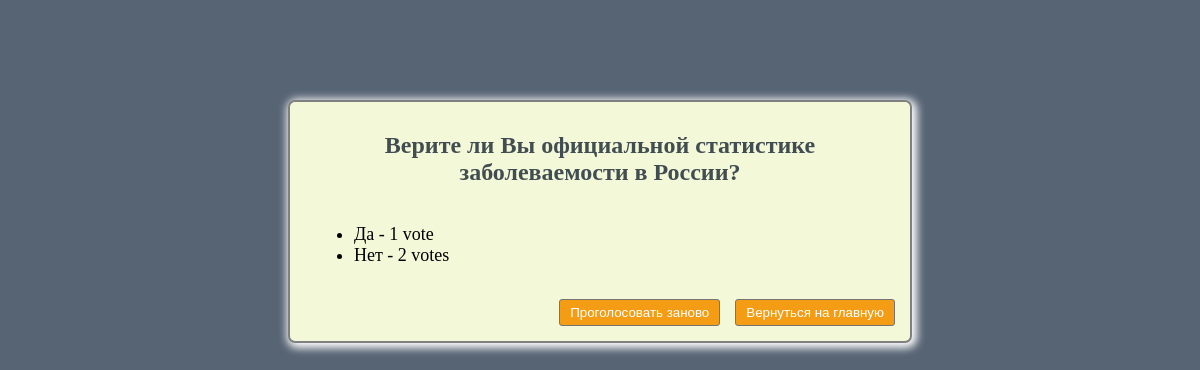
The page /polls/4/results/ on the database its author committed.
### polls/models.py (models this page shows, shortened)
class Question(models.Model):
    question_text = models.CharField(max_length=200)
    pub_date = models.DateTimeField('date published')

class Choice(models.Model):
    question = models.ForeignKey(Question, on_delete=models.CASCADE)
    choice_text = models.CharField(max_length=200)
    votes = models.IntegerField(default=0)

### polls/views.py (the view)
# urls.py: path('<int:pk>/results/', views.ResultsView.as_view(), name='results'),
class ResultsView(generic.DetailView):
    model = Question
    template_name = 'polls/results.html'

### polls/templates/polls/results.html (shortened to what this page needs)
<!DOCTYPE html>
<html lang="en">
<head>
    {% load static %}
    <link rel="stylesheet" type="text/css" href="{% static 'polls/style.css' %}">
</head>
<body class="body">
    <div class="center-div">
        <div class="title">
            <h2 class="header">{{ question.question_text }}</h2>
        </div>
        <ul class="ul-results">
            {% for choice in question.choice_set.all %}
                <li>{{ choice.choice_text }} - {{ choice.votes }} vote{{ choice.votes|pluralize }}</li>
            {% endfor %}
        </ul>
        <div class="btn-wrap">
            <a href="{% url 'polls:detail' question.id %}"><button type="submit" class="btn">Проголосовать заново</button></a>
            <a href="{% url 'polls:index' %}"><button type="submit" class="btn">Вернуться на главную</button></a>
        </div>
    </div>
</body>
</html>

### polls/static/polls/style.css (style rules this page uses)
.ul-results { padding-left: 64px; font-size: 18px; }
.header { padding: 0 15px; text-align: center; }
.body { background: #576474; }
.center-div { width: 620px; padding: 10px 0 15px; margin: 100px auto; background: #f3f8d9; box-shadow: 2px 2px 8px 3px #fff; border: 2px solid gray; border-radius: 7px; }
.title { display: flex; justify-content: center; color: #424d51; }
.btn { background: #f49d14; border: 1px solid #757575; border-radius: 3px; padding: 5px 10px; color: #fff; margin-right: 15px; }
.btn-wrap { display: flex; justify-content: flex-end; padding-top: 15px; }

### rows shown on the page
Question: question_text "Верите ли Вы официальной статистике заболеваемости в России?"
Choice: choice_text "Да", votes "1"
Choice: choice_text "Нет", votes "2"
